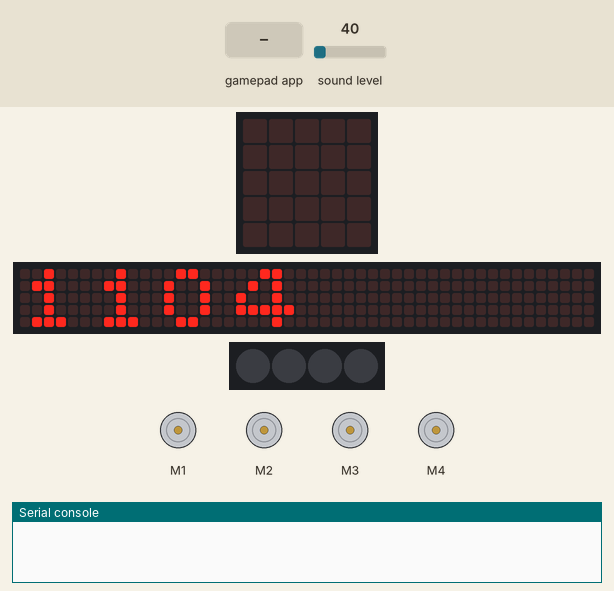
Recording of a program running on a simulated BBC micro:bit (MakeCode). Shown: the board's 5×5 LED display, a strip that is not on the board, showing the scrolling text unrolled, 4 RGB LEDs in strip order, left to right, 4 × DC motor (green arrow = forward, orange = backward, longer = faster), the last lines printed to the serial console. The test bench sets the inputs (shaded band); at power-on: sound level 40. Dim RGB values are drawn brighter than linear; the 48×5 strip is a reading aid, not a part: it shows the text the display is scrolling, unrolled, one strip-width of it at a time.

Above: at 4.3 s.
5.8 s: sound level set to 191
At 7.2 s:
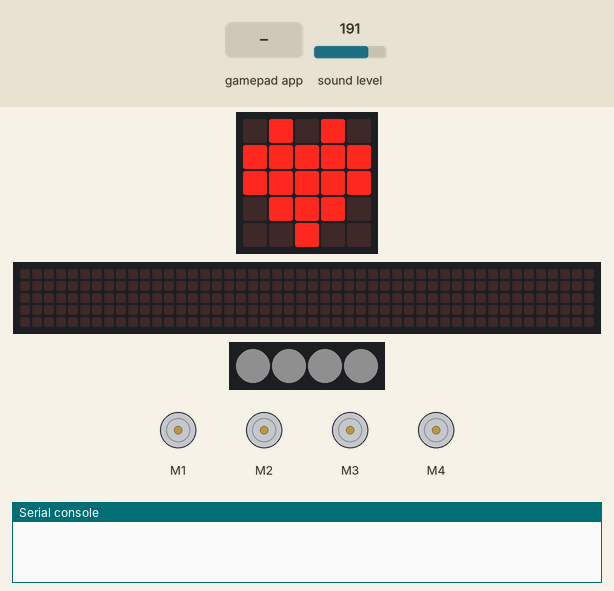
8.8 s: gamepad app sends A_DOWN
At 9.6 s:
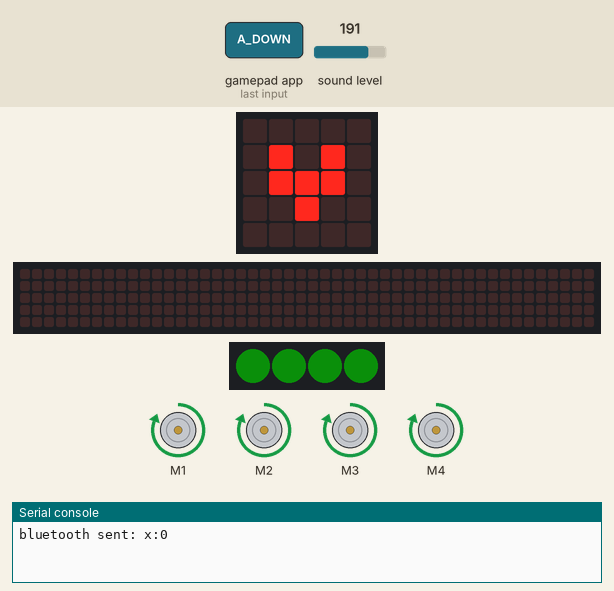
10.3 s: gamepad app sends A_UP
At 10.8 s:
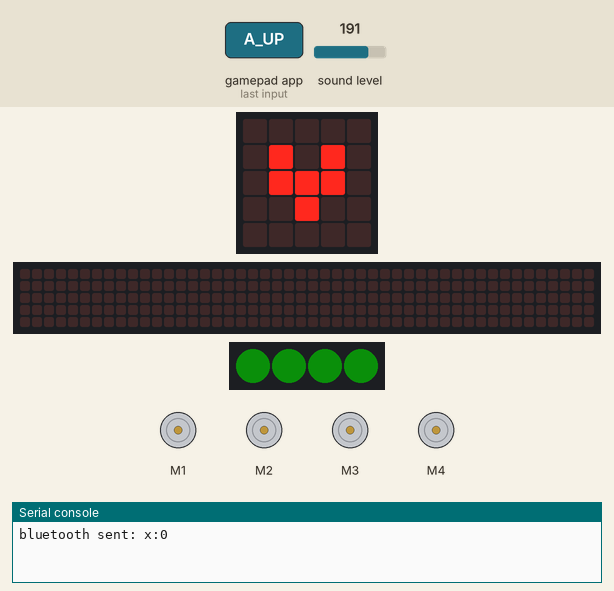
11.8 s: gamepad app sends B_DOWN
At 13.0 s:
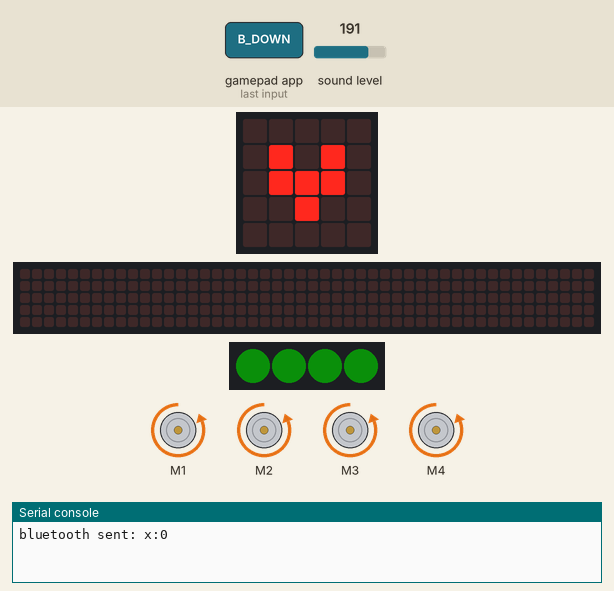
13.3 s: gamepad app sends C_DOWN
At 14.3 s:
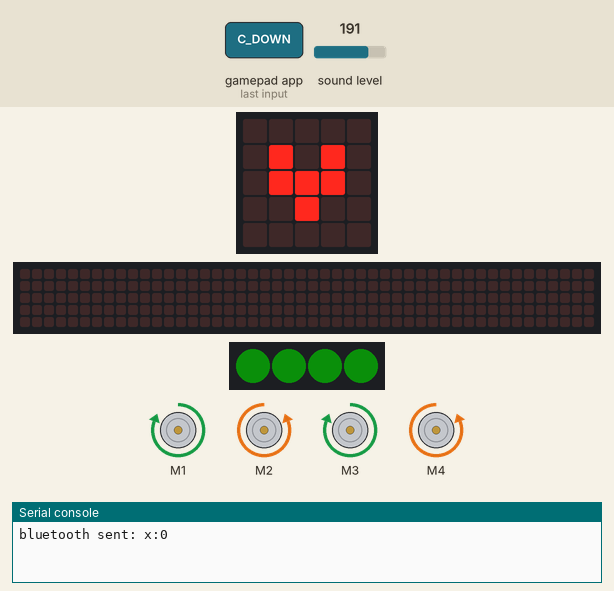
14.8 s: gamepad app sends D_DOWN
At 15.4 s:
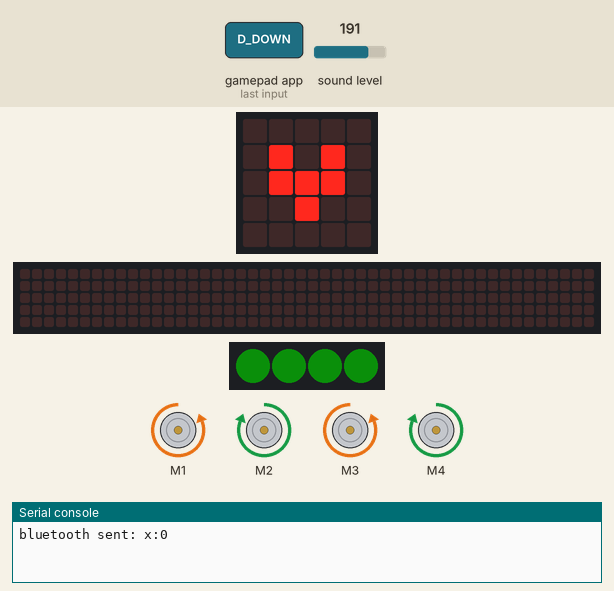
Timing chart, 0 to 17.3 s (numbered marks = the images above; inputs shaded):
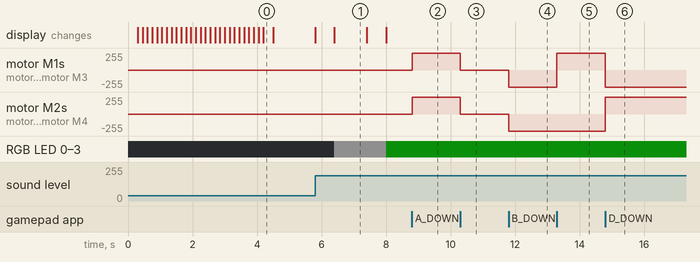

The program:

main.ts
```typescript
control.onEvent(EventBusSource.MES_DPAD_CONTROLLER_ID, EventBusValue.MES_DPAD_BUTTON_4_DOWN, function () {
    robotbit.MotorRun(robotbit.Motors.M1A, 255)
    robotbit.MotorRun(robotbit.Motors.M1B, 255)
    robotbit.MotorRun(robotbit.Motors.M2A, -255)
    robotbit.MotorRun(robotbit.Motors.M2B, -255)
})
control.onEvent(EventBusSource.MES_DPAD_CONTROLLER_ID, EventBusValue.MES_DPAD_BUTTON_4_UP, function () {
    robotbit.MotorStopAll()
})
control.onEvent(EventBusSource.MES_DPAD_CONTROLLER_ID, EventBusValue.MES_DPAD_BUTTON_C_DOWN, function () {
    robotbit.MotorRun(robotbit.Motors.M1A, 255)
    robotbit.MotorRun(robotbit.Motors.M1B, -255)
    robotbit.MotorRun(robotbit.Motors.M2A, 255)
    robotbit.MotorRun(robotbit.Motors.M2B, -255)
})
control.onEvent(EventBusSource.MES_DPAD_CONTROLLER_ID, EventBusValue.MES_DPAD_BUTTON_3_UP, function () {
    robotbit.MotorStopAll()
})
control.onEvent(EventBusSource.MES_DPAD_CONTROLLER_ID, EventBusValue.MES_DPAD_BUTTON_D_DOWN, function () {
    robotbit.MotorRun(robotbit.Motors.M1A, -255)
    robotbit.MotorRun(robotbit.Motors.M1B, 255)
    robotbit.MotorRun(robotbit.Motors.M2A, -255)
    robotbit.MotorRun(robotbit.Motors.M2B, 255)
})
control.onEvent(EventBusSource.MES_DPAD_CONTROLLER_ID, EventBusValue.MES_DPAD_BUTTON_B_DOWN, function () {
    robotbit.MotorRun(robotbit.Motors.M1A, -255)
    robotbit.MotorRun(robotbit.Motors.M1B, -255)
    robotbit.MotorRun(robotbit.Motors.M2A, -255)
    robotbit.MotorRun(robotbit.Motors.M2B, -255)
})
control.onEvent(EventBusSource.MES_DPAD_CONTROLLER_ID, EventBusValue.MES_DPAD_BUTTON_A_DOWN, function () {
    robotbit.MotorRun(robotbit.Motors.M1A, 255)
    robotbit.MotorRun(robotbit.Motors.M1B, 255)
    robotbit.MotorRun(robotbit.Motors.M2A, 255)
    robotbit.MotorRun(robotbit.Motors.M2B, 255)
})
control.onEvent(EventBusSource.MES_DPAD_CONTROLLER_ID, EventBusValue.MES_DPAD_BUTTON_B_UP, function () {
    robotbit.MotorStopAll()
})
control.onEvent(EventBusSource.MES_DPAD_CONTROLLER_ID, EventBusValue.MES_DPAD_BUTTON_3_DOWN, function () {
    robotbit.MotorRun(robotbit.Motors.M1A, -255)
    robotbit.MotorRun(robotbit.Motors.M1B, -255)
    robotbit.MotorRun(robotbit.Motors.M2A, 255)
    robotbit.MotorRun(robotbit.Motors.M2B, 255)
})
control.onEvent(EventBusSource.MES_DPAD_CONTROLLER_ID, EventBusValue.MES_DPAD_BUTTON_D_UP, function () {
    robotbit.MotorStopAll()
})
control.onEvent(EventBusSource.MES_DPAD_CONTROLLER_ID, EventBusValue.MES_DPAD_BUTTON_C_UP, function () {
    robotbit.MotorStopAll()
})
input.onSound(DetectedSound.Loud, function () {
    basic.showIcon(IconNames.Heart)
    robotbit.rgb().showColor(neopixel.rgb(30, 30, 30))
    basic.pause(1000)
    basic.showIcon(IconNames.SmallHeart)
    robotbit.rgb().showColor(neopixel.rgb(2, 30, 2))
    bluetooth.uartWriteValue("x", 0)
})
control.onEvent(EventBusSource.MES_DPAD_CONTROLLER_ID, EventBusValue.MES_DPAD_BUTTON_2_DOWN, function () {
    geekservo += -15
    robotbit.GeekServo(robotbit.Servos.S1, geekservo)
    robotbit.GeekServo(robotbit.Servos.S2, geekservo)
})
control.onEvent(EventBusSource.MES_DPAD_CONTROLLER_ID, EventBusValue.MES_DPAD_BUTTON_A_UP, function () {
    robotbit.MotorStopAll()
})
control.onEvent(EventBusSource.MES_DPAD_CONTROLLER_ID, EventBusValue.MES_DPAD_BUTTON_1_DOWN, function () {
    geekservo += 15
    robotbit.GeekServo(robotbit.Servos.S1, geekservo)
    robotbit.GeekServo(robotbit.Servos.S2, geekservo)
})
let geekservo = 0
input.setSoundThreshold(SoundThreshold.Loud, 150)
basic.showNumber(EventBusSource.MES_DPAD_CONTROLLER_ID)
bluetooth.startAccelerometerService()
bluetooth.startButtonService()
bluetooth.startIOPinService()
bluetooth.startLEDService()
bluetooth.startTemperatureService()
bluetooth.startMagnetometerService()
```

test.ts
```typescript
// 在此处测试；当此软件包作为插件使用时，将不会编译此软件包。
```

Measured:
- after the input at 5.8 s, RGB LED 0–3: off → RGB(15, 15, 15) after 0.60 s, → RGB(1, 15, 1) 1.6 s later; the display: first changes at once (image 1 shows a later state)
- after the input at 8.8 s, motor M1–4: stopped → forward 255/255 at once
- after the input at 10.3 s, motor M1–4: forward 255/255 → stopped at once
- after the input at 11.8 s, motor M1–4: stopped → backward 255/255 at once
- after the input at 13.3 s, motor M1, motor M3: backward 255/255 → forward 255/255 at once
- after the input at 14.8 s, motor M1, motor M3: forward 255/255 → backward 255/255 at once; motor M2, motor M4: backward 255/255 → forward 255/255 at once
- what the display in image 1 shows lasts 1.0 s, from 6.4 s to 7.4 s
